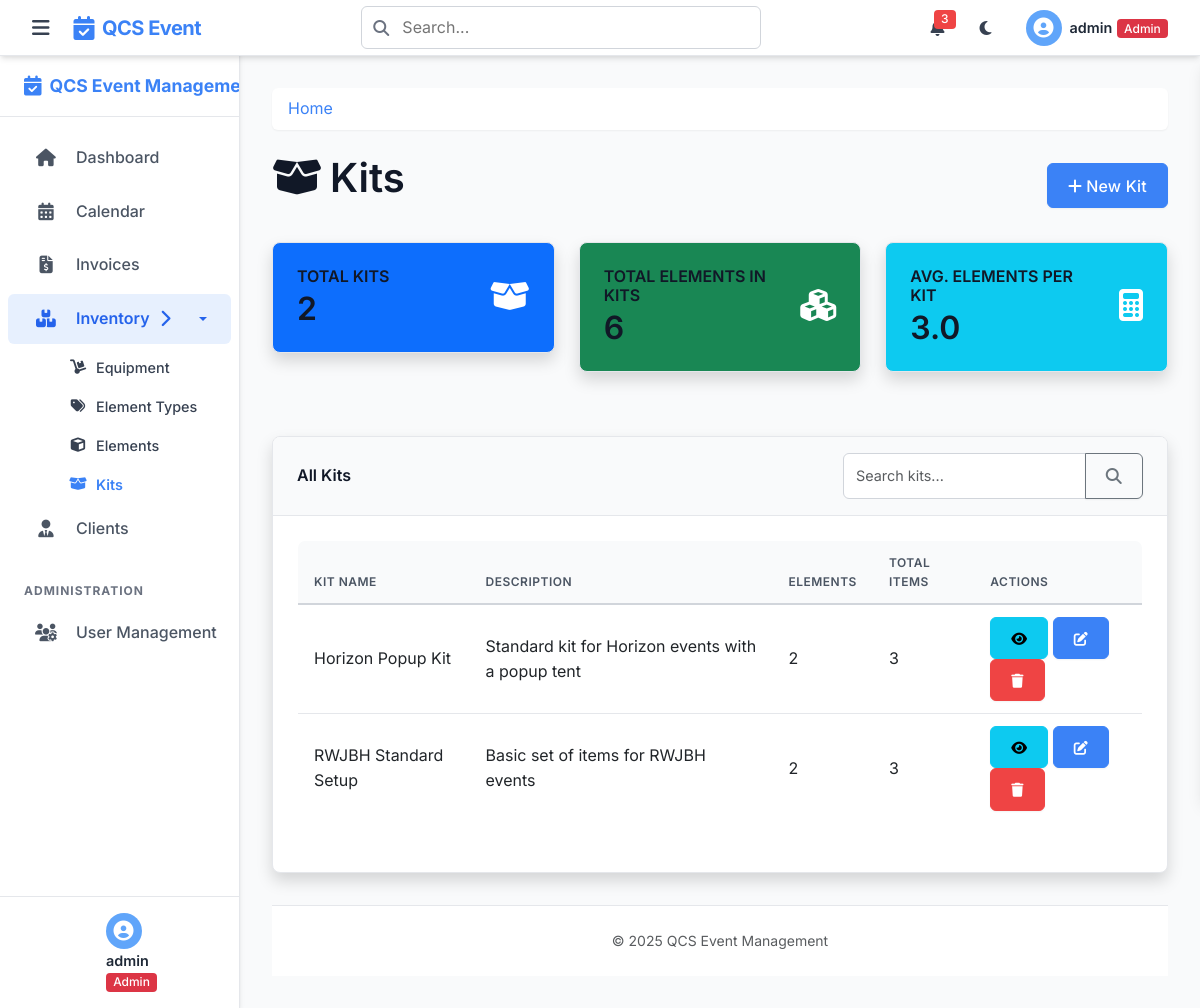
Page /kits (signed in) on the committed database.
### tables this page shows
CREATE TABLE kits (
    kit_id INTEGER PRIMARY KEY AUTOINCREMENT,
    kit_name TEXT NOT NULL UNIQUE,
    description TEXT
);

### app.py (the view)
@app.route('/kits')
@login_required
def kits():
    db = get_db()
    kits_data = db.execute('''
        SELECT k.*,
               COUNT(ke.element_id) as element_count,
               COALESCE(SUM(ke.quantity), 0) as total_elements
        FROM kits k
        LEFT JOIN kit_elements ke ON k.kit_id = ke.kit_id
        GROUP BY k.kit_id
        ORDER BY k.kit_name
    ''').fetchall()
    kits_list = [dict(row) for row in kits_data]
    total_kits = len(kits_list)
    total_kit_elements = sum(kit['total_elements'] for kit in kits_list)
    avg_elements_per_kit = round(total_kit_elements / total_kits, 1) if total_kits > 0 else 0
    stats = {
        'total_kits': total_kits,
        'total_kit_elements': total_kit_elements,
        'avg_elements_per_kit': avg_elements_per_kit
    }
    return render_template('kits.html', kits=kits_list, stats=stats)

### app.py (called while the page is built)
@app.after_request
def add_security_headers(response):
    response.headers['X-Content-Type-Options'] = 'nosniff'
    response.headers['X-Frame-Options'] = 'DENY'
    response.headers['X-XSS-Protection'] = '1; mode=block'
    response.headers['Strict-Transport-Security'] = 'max-age=31536000; includeSubDomains'
    return response

### helpers.py (called while the page is built)
def get_db():
    if 'db' not in g:
        g.db = sqlite3.connect(
            current_app.config['DATABASE'],
            detect_types=sqlite3.PARSE_DECLTYPES
        )
        g.db.row_factory = sqlite3.Row
    return g.db

def login_required(f):
    @wraps(f)
    def decorated_function(*args, **kwargs):
        if 'user_id' not in session:
            if request.path.startswith('/api/') or request.is_json or request.headers.get('X-Requested-With') == 'XMLHttpRequest':
                return jsonify({'error': 'Authentication required'}), 401
            else:
                flash('Please log in first', 'warning')
                return redirect(url_for('login'))
        return f(*args, **kwargs)
    return decorated_function

### templates/kits.html (shortened to what this page needs)
{% extends 'layout.html' %}
{% block content %}
<div class="d-flex justify-content-between align-items-center mb-4">
    <h1><i class="fas fa-box-open me-2"></i>Kits</h1>
    <div>
        {% if 'admin' in session.role or 'staff' in session.role %}
        <a href="{{ url_for('new_kit') }}" class="btn btn-primary">
            <i class="fas fa-plus me-1"></i>New Kit
        </a>
        {% endif %}
    </div>
</div>
<div class="row mb-4">
    <div class="col-md-4 mb-3">
        <div class="card bg-primary text-white shadow">
            <div class="card-body">
                <div class="row align-items-center">
                    <div class="col">
                        <h6 class="text-uppercase mb-1">Total Kits</h6>
                        <h2 class="mb-0">{{ stats.total_kits }}</h2>
                    </div>
                    <div class="col-auto">
                        <i class="fas fa-box-open fa-2x"></i>
                    </div>
                </div>
            </div>
        </div>
    </div>
    <div class="col-md-4 mb-3">
        <div class="card bg-success text-white shadow">
            <div class="card-body">
                <div class="row align-items-center">
                    <div class="col">
                        <h6 class="text-uppercase mb-1">Total Elements in Kits</h6>
                        <h2 class="mb-0">{{ stats.total_kit_elements or 0 }}</h2>
                    </div>
                    <div class="col-auto">
                        <i class="fas fa-cubes fa-2x"></i>
                    </div>
                </div>
            </div>
        </div>
    </div>
    <div class="col-md-4 mb-3">
        <div class="card bg-info text-white shadow">
            <div class="card-body">
                <div class="row align-items-center">
                    <div class="col">
                        <h6 class="text-uppercase mb-1">Avg. Elements per Kit</h6>
                        <h2 class="mb-0">{{ stats.avg_elements_per_kit or 0 }}</h2>
                    </div>
                    <div class="col-auto">
                        <i class="fas fa-calculator fa-2x"></i>
                    </div>
                </div>
            </div>
        </div>
    </div>
</div>
<div class="card shadow mb-4">
    <div class="card-header py-3 d-flex justify-content-between align-items-center">
        <h6 class="m-0 font-weight-bold">All Kits</h6>
        <div class="input-group" style="max-width: 300px;">
            <input type="text" id="searchInput" class="form-control" placeholder="Search kits...">
            <button class="btn btn-outline-secondary" type="button" id="searchButton">
                <i class="fas fa-search"></i>
            </button>
        </div>
    </div>
    <div class="card-body">
        {% if kits %}
        <div class="table-responsive">
            <table class="table table-hover" id="kitsTable">
                <thead>
                    <tr>
                        <th>Kit Name</th>
                        <th>Description</th>
                        <th>Elements</th>
                        <th>Total Items</th>
                        <th>Actions</th>
                    </tr>
                </thead>
                <tbody>
                    {% for kit in kits %}
                    <tr>
                        <td>{{ kit.kit_name }}</td>
                        <td>{{ kit.description or 'No description' }}</td>
                        <td>{{ kit.element_count or 0 }}</td>
                        <td>{{ kit.total_elements or 0 }}</td>
                        <td>
                            <a href="{{ url_for('view_kit', kit_id=kit.kit_id) }}" class="btn btn-sm btn-info">
                                <i class="fas fa-eye"></i>
                            </a>
                            {% if 'admin' in session.role or 'staff' in session.role %}
                            <a href="{{ url_for('edit_kit', kit_id=kit.kit_id) }}" class="btn btn-sm btn-primary">
                                <i class="fas fa-edit"></i>
                            </a>
                            <button type="button" class="btn btn-sm btn-danger"
                                    data-bs-toggle="modal" data-bs-target="#deleteModal{{ kit.kit_id }}">
                                <i class="fas fa-trash"></i>
                            </button>
                            {% endif %}
                        </td>
                    </tr>
                    {% endfor %}
                </tbody>
            </table>
        </div>
        {% endif %}
    </div>
</div>
{% endblock %}

### rows in the picture
kits: kit_name "Horizon Popup Kit", description "Standard kit for Horizon events with a popup tent", kit_id "2", total_elements "3"
kits: kit_name "RWJBH Standard Setup", description "Basic set of items for RWJBH events", element_count "2", total_elements "3"

### other values in the picture
{{ session.username }} "admin"
{{ stats.total_kits }} "2"
{{ stats.total_kit_elements or 0 }} "6"
{{ stats.avg_elements_per_kit or 0 }} "3.0"
